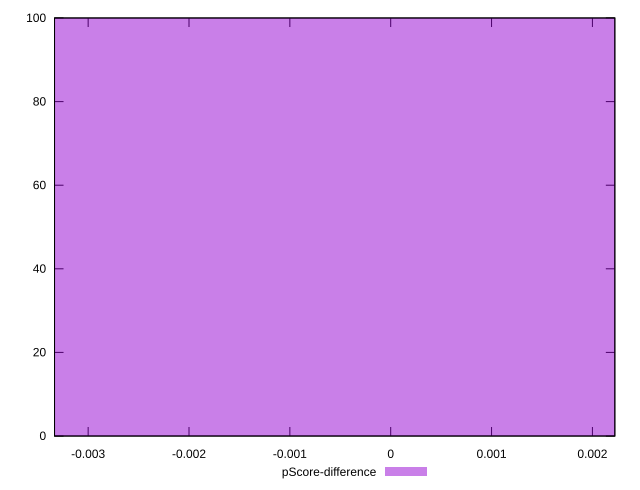

Generate this figure with gnuplot:
reset

$pScoreDifference <<EOF
0 100
EOF

set key outside below
set boxwidth 0.1
set xrange [-0.0033333333333334103:0.0022222222222222365]
set yrange [0:100]
set trange [0:100]
set style fill transparent solid 0.5 noborder
set terminal svg size 640, 490 enhanced background rgb 'white'
set output "report_00009_2021-02-08T22-37-41.559Z/uses-text-compression/samples/pages+cached+noadtech+nomedia/pScore-difference/histogram.svg"

plot $pScoreDifference title "pScore-difference" with boxes

reset
